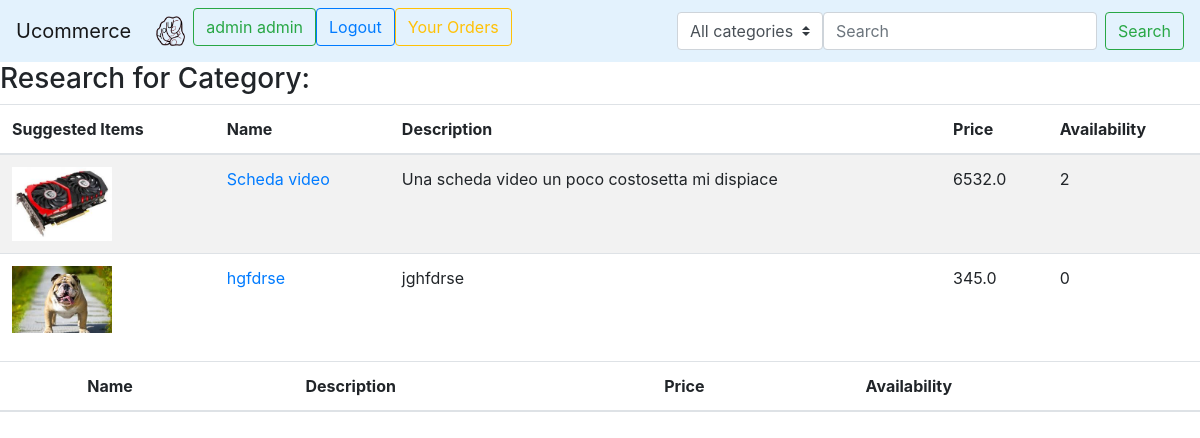
The app's page /search/ (signed in), older data.
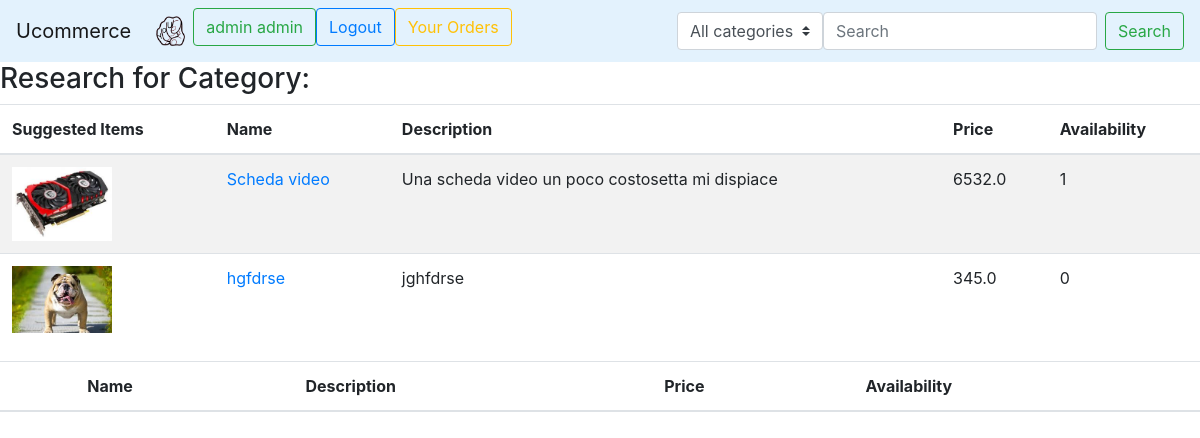
The same page, newer data.
### product_management/models.py (models this page shows)
class Product(models.Model):
    id = models.AutoField(primary_key=True)
    name = models.CharField(max_length=50)
    image = models.ImageField(upload_to='product_images/')
    price = models.FloatField(validators=[MinValueValidator(0.0001)])
    description = models.TextField(max_length=500)
    quantity = models.PositiveIntegerField(default=1)
    shipment = models.FloatField(default=0, validators=[MinValueValidator(0)])
    producer = models.ForeignKey(CustomUser, on_delete=models.CASCADE)
    category = models.ForeignKey(MyCategory,on_delete=models.PROTECT)

### ecommerce/views.py (the view, shortened to what this page needs)
# urls.py: path('search/',views.get_search, name="search"),
def get_search(request):
    context = {}
    items = []
    if(request.user.is_authenticated):
        suggested_items = get_similary_items(request.user.id)
        if(suggested_items):
            for element in suggested_items:
                items.append(Product.objects.get(id=element))
    context['suggested_items'] = items
    return render(request, 'search.html', context)

### ecommerce/views.py (called while the page is built)
def jaccard(im1, im2):
    im1 = np.asarray(im1).astype(np.bool)
    im2 = np.asarray(im2).astype(np.bool)
    if im1.shape != im2.shape:
        raise ValueError("Shape mismatch: im1 and im2 must have the same shape.")
    intersection = np.logical_and(im1, im2)
    union = np.logical_or(im1, im2)
    return intersection.sum() / float(union.sum())

### templates/search.html (shortened to what this page needs)
{% extends 'base.html' %}
{% block content %}
    <h3>Research for {{ request.POST.query }} Category: {{ request.POST.category }}</h3>
    {% if  suggested_items%}
        <table class="table table-striped">
      <thead>
        <tr>
          <th scope="col">Suggested Items</th>
          <th scope="col">Name</th>
          <th scope="col">Description</th>
          <th scope="col">Price</th>
          <th scope ="col">Availability</th>
        </tr>
      </thead>
      <tbody>
          {% for product in suggested_items %}
       <tr>
          <td scope="col"><img width="100" height="70" class="img-fluid" src="{{ product.image.url }}"></td>
          <td scope="col"> <a href="{% url 'product_management:product_detail' product.id %}">{{ product.name }}</a></td>
          <td scope="col">{{ product.description }}</td>
          <td scope="col">{{ product.price }}</td>
          <td scope ="col">{{ product.quantity }}</td>
       </tr>
      {% endfor %}
      </tbody>
    </table>
    {% endif %}
    <table class="table table-striped">
      <thead>
        <tr>
          <th scope="col"></th>
          <th scope="col">Name</th>
          <th scope="col">Description</th>
          <th scope="col">Price</th>
          <th scope ="col">Availability</th>
        </tr>
      </thead>
    </table>
{% endblock %}

Row changes from the older to the newer data that the page shows:
changed Product "Scheda video": quantity "2" → "1"
